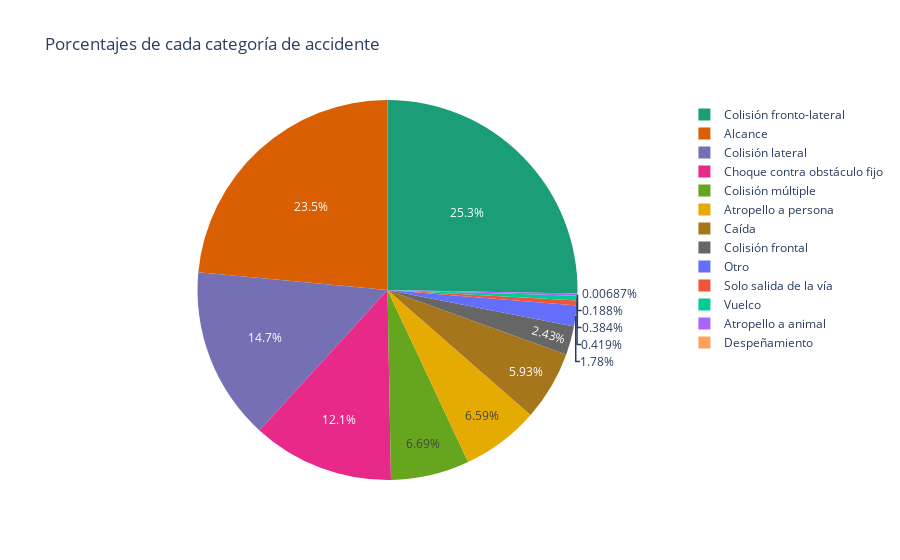

Notebook source saved alongside this figure:
### Markdown cell above
### 5. Genera una nueva categoría llamada "Otro accidente" para todas aquellas categorías que tengan un porcentaje inferior al 10% en la columna "tipo_accidente".

Mostramos primero una gráfica para poder ver claramente qué categorías tienen un porcentaje inferior al 10%.

Después, aplicamos un filtro booleano para hacer el reemplazo de las categorías inferiores al 10% por "Otro accidente".

### Code cell
porcentajes_acc = df["tipo_accidente"].value_counts().values / df["tipo_accidente"].value_counts().values.sum() * 100

# Visualización.
trace = go.Pie(
    labels=df["tipo_accidente"].value_counts().index,
    values=(porcentajes_acc),
    marker=dict(colors=colors.qualitative.Dark2)
)

layout = go.Layout(
    title="Porcentajes de cada categoría de accidente"
)

fig = go.Figure(
    data=trace,
    layout=layout
)

fig.show()


# Reemplazo de categorías.
filtro = df["tipo_accidente"].unique()[porcentajes_acc < 10]

df["tipo_accidente"] = df["tipo_accidente"].replace(filtro, "Otro accidente")

print(f"Categorías actuales: {df["tipo_accidente"].unique()}")

### Figure 1 — Plotly figure (JSON) as saved in the notebook; plotly's stock layout.template omitted (floating-point values rounded to 4 significant figures)
{"data": [{"labels": ["Colisión fronto-lateral", "Alcance", "Colisión lateral", "Choque contra obstáculo fijo", "Colisión múltiple", "Atropello a persona", "Caída", "Colisión frontal", "Otro", "Solo salida de la vía", "Vuelco", "Atropello a animal", "Despeñamiento"], "marker": {"colors": ["rgb(27,158,119)", "rgb(217,95,2)", "rgb(117,112,179)", "rgb(231,41,138)", "rgb(102,166,30)", "rgb(230,171,2)", "rgb(166,118,29)", "rgb(102,102,102)"]}, "type": "pie", "values": [25.29, 23.51, 14.72, 12.06, 6.686, 6.592, 5.925, 2.432, 1.782, 0.4186, 0.3843, 0.1881, 0.006869]}], "layout": {"title": {"text": "Porcentajes de cada categoría de accidente"}}}
